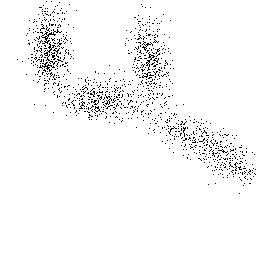
%> input picture Analysis/Clustering_Tendency/VAT/datasets_2D_pgm/4cov.PGM, 256 x 256 px; its folder holds 4 pictures in this run
$ octave runVAT_2D_pgm.m   (GNU Octave 9; MATLAB toolbox functions it lacks are replaced by stand-ins)
%> lines starting %> are read from the running program, lines starting %| are printed output that depends on the picture; in (x1, y1, x2, y2) boxes, pixels count from 0 and x2, y2 are one past the last pixel; in counts of white or black regions, pixels touching at a corner belong together; the program's own positions count from 1
### Analysis/Clustering_Tendency/VAT/makePGMDataSet.m
function [ X ] = makePGMDataSet( pathname, filename )
%> called with pathname = 'datasets_2D_pgm', filename = '4cov.PGM'

main_dir = pwd;
cd( pathname )

Img = imread(filename);
%> Img is the input picture: size 256x256 uint8; 96.8% white; black in thin lines or dots, all inside (x1, y1, x2, y2) = (17, 1, 256, 194)

cd( main_dir )

[R C] = find( Img == 0 );
%> R = 2098 values from 2 to 194; C = 2098 values from 18 to 256

figure;
plot(R,C,'xk');

X = [ R C ];
%> X = 2098 rows, first 12: [60 18; 62 23; 36 27; 75 27; 34 28; 41 29; 44 29; 59 29; 21 30; 29 30; 31 30; 44 30]


end

### Analysis/Clustering_Tendency/VAT/loadPGMDataSets.m
function [ DataSets ] = loadPGMDataSets( pathname )

main_dir = pwd;
cd( pathname )

DataSets = {};

D = dir('*.PGM');

cd( main_dir )

for i=1:length(D)

    X = makePGMDataSet( pathname, D(i).name );
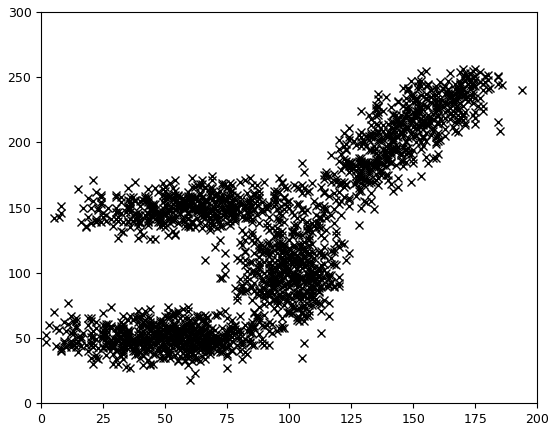
%> figure redrawn from the program's plot data
    DataSets{i} = X;

end
%> pass 2 of the loop in loadPGMDataSets, `for i=1:length(D)`:
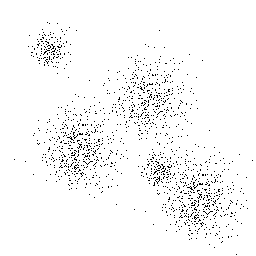
%> input picture Analysis/Clustering_Tendency/VAT/datasets_2D_pgm/Five_Clust.PGM, 256 x 256 px
%> in makePGMDataSet, Img is the input picture: size 256x256 uint8; 97% white; black in thin lines or dots, all inside (x1, y1, x2, y2) = (14, 22, 253, 255)
%> R = 1972 values from 23 to 255; C = 1972 values from 15 to 253
%> in makePGMDataSet (call 2), `X = [ R C ];`: X = 1972 rows, first 12: [160 15; 162 26; 47 29; 36 30; 53 32; 56 32; 47 33; 53 33; 57 34; 136 34; 175 34; 49 35]
%> in loadPGMDataSets, `X = makePGMDataSet( pathname, D(i).name );`:
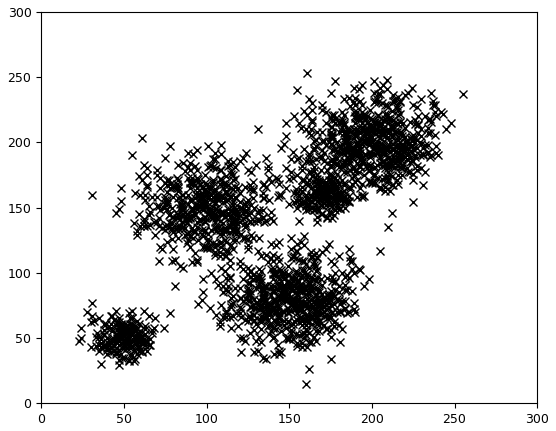
%> figure redrawn from the program's plot data
%> pass 3 of the loop in loadPGMDataSets, `for i=1:length(D)`:
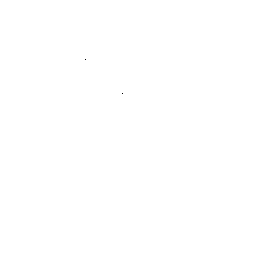
%> input picture Analysis/Clustering_Tendency/VAT/datasets_2D_pgm/No_Clust.PGM, 256 x 256 px
%> in makePGMDataSet, Img is the input picture: size 256x256 uint8; 100% white; black in thin lines or dots, all inside (x1, y1, x2, y2) = (85, 59, 123, 94)
%> R = [60; 94]; C = [86; 123]
%> in makePGMDataSet (call 3), `X = [ R C ];`: X = [60 86; 94 123]
%> in loadPGMDataSets, `X = makePGMDataSet( pathname, D(i).name );`:
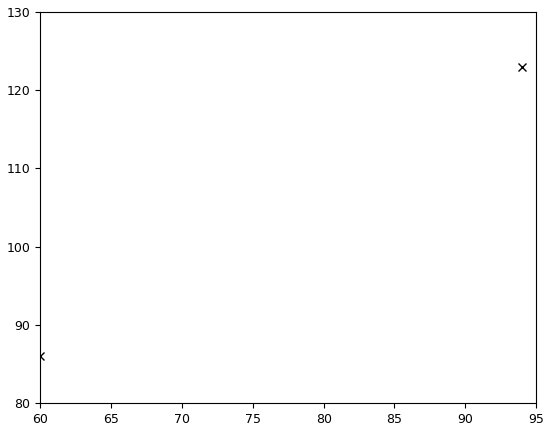
%> figure redrawn from the program's plot data
%> the loop made 4 passes; the first 3 are shown

end

### Analysis/Clustering_Tendency/VAT/runVAT_2D_pgm.m

% Input path
path_datasets = 'datasets_2D_pgm';

% Get data
[ DataSets ] = loadPGMDataSets( path_datasets );
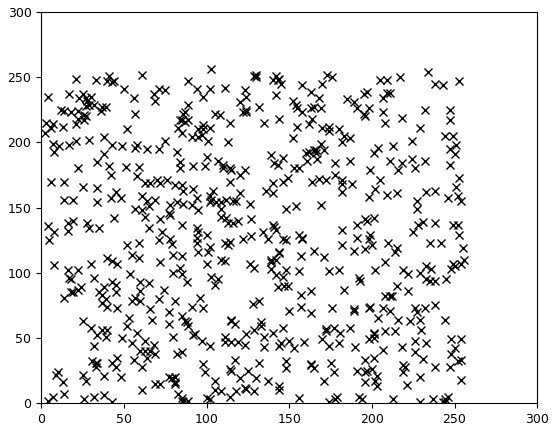
%> figure redrawn from the program's plot data
d = DataSets{1};
figure;
plot(d(:,1),d(:,2),'xk');

% Calculate distances
Ds = pdist2(d,d);

% Run VAT
%> (the run ends here)
